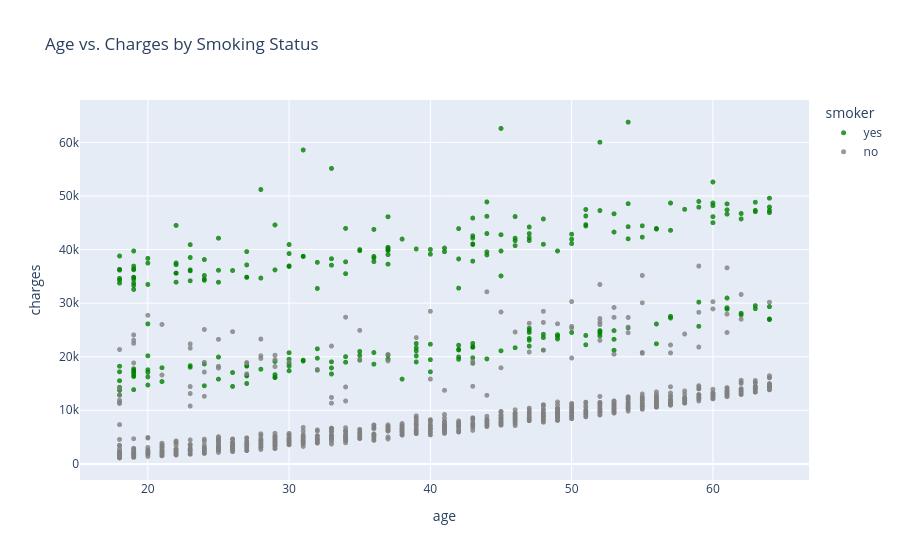

Notebook cell for this chart:
### Code cell
fig = px.scatter(medical_df,
                 x = 'age', 
                 y = 'charges',
                 color = 'smoker',
                 opacity = 0.8,
                 title = 'Age vs. Charges by Smoking Status',
                 color_discrete_sequence = ['green', 'grey'])
fig.update_traces(marker_size=5)
fig.show()

### Figure 1 — Plotly figure (JSON) as saved in the notebook; plotly's stock layout.template omitted (floating-point values rounded to 4 significant figures; data arrays with more than 128 entries replaced by an {"elided": "..."} marker saying what was removed)
{"data": [{"hovertemplate": "smoker=yes<br>age=%{x}<br>charges=%{y}<extra></extra>", "legendgroup": "yes", "marker": {"color": "green", "opacity": 0.8, "size": 5, "symbol": "circle"}, "mode": "markers", "name": "yes", "showlegend": true, "type": "scattergl", "x": {"elided": "274 int values"}, "xaxis": "x", "y": {"elided": "274 float values"}, "yaxis": "y"}, {"hovertemplate": "smoker=no<br>age=%{x}<br>charges=%{y}<extra></extra>", "legendgroup": "no", "marker": {"color": "grey", "opacity": 0.8, "size": 5, "symbol": "circle"}, "mode": "markers", "name": "no", "showlegend": true, "type": "scattergl", "x": {"elided": "1064 int values"}, "xaxis": "x", "y": {"elided": "1064 float values"}, "yaxis": "y"}], "layout": {"legend": {"title": {"text": "smoker"}, "tracegroupgap": 0}, "title": {"text": "Age vs. Charges by Smoking Status"}, "xaxis": {"anchor": "y", "domain": [0, 1], "title": {"text": "age"}}, "yaxis": {"anchor": "x", "domain": [0, 1], "title": {"text": "charges"}}}}
